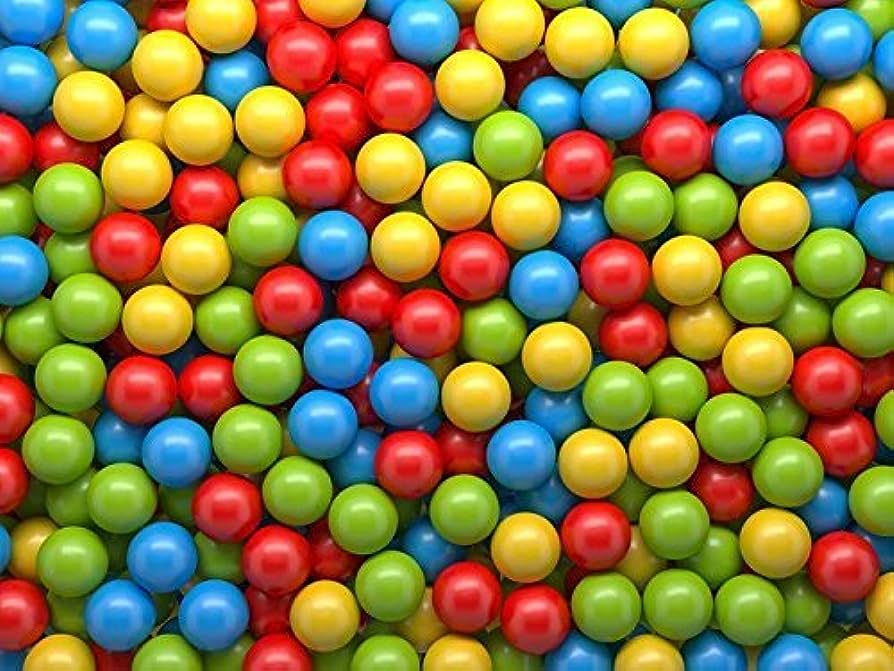
%> input picture RGBImageExample.jpg, 894 x 671 px
$ octave performing_operations_on_image.m   (GNU Octave 9; MATLAB toolbox functions it lacks are replaced by stand-ins)
%> lines starting %> are read from the running program, lines starting %| are printed output that depends on the picture; in (x1, y1, x2, y2) boxes, pixels count from 0 and x2, y2 are one past the last pixel; in counts of white or black regions, pixels touching at a corner belong together; the program's own positions count from 1
% Expt 2: To perfor, operation on images
%importing the images
clc;
close all;
clear all;
figure(1);
subplot(2,2,1);
%to read the image
A = imread('RGBImageExample.jpg');
%> A is the input picture: size 671x894x3 uint8; mean R, G, B 136.6, 118.6, 66.7
imshow(A)
title('Orignal image');
%to decompose the image
subplot(2,2,2);
R = A(:,:,1);
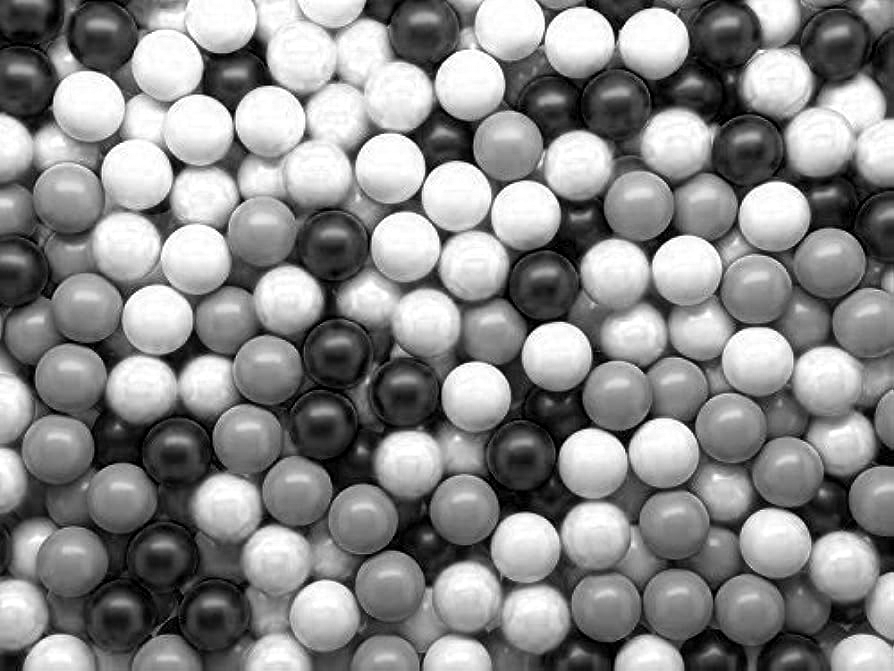
%> R: size 671x894 uint8; min 0, max 255, mean 136.6
imshow(R);
title('R channel image');

subplot(2,2,3);
G = A(:,:,2);
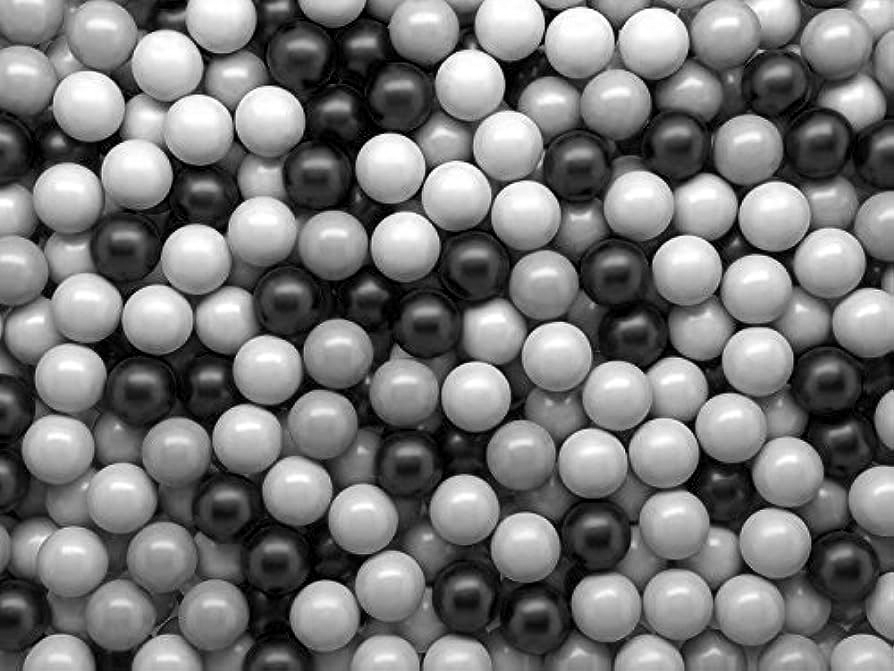
%> G: size 671x894 uint8; min 0, max 255, mean 118.6
imshow(G);
title('G channel image');

subplot(2,2,4);
B = A(:,:,3);
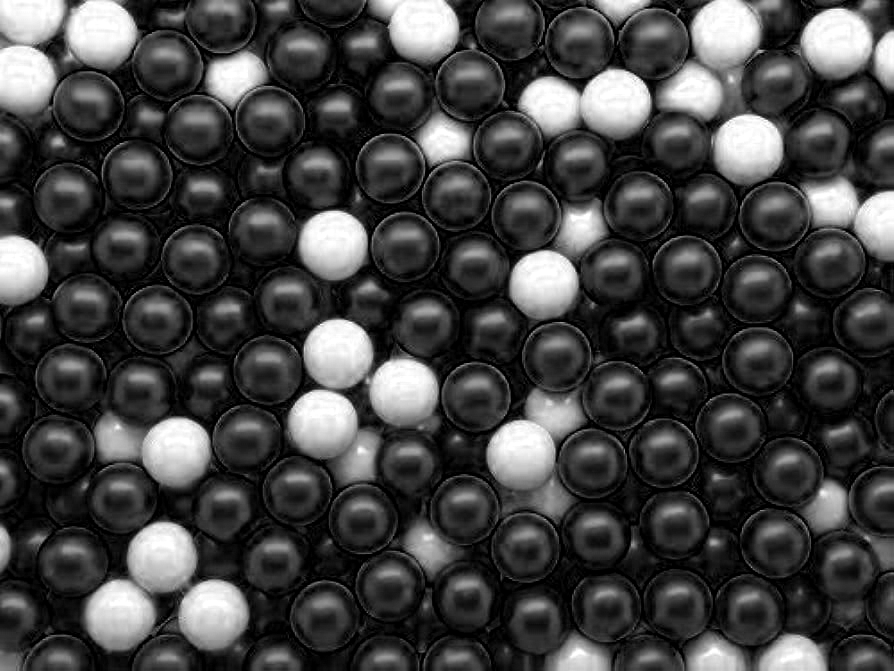
%> B: size 671x894 uint8; min 0, max 255, mean 66.7
imshow(B);
title('B channel image');

%binarization
figure(2);
subplot(2,2,1);
A = imread('RGBImageExample.jpg');
imshow(A)
title('Orignal image');

subplot(2,2,2);
R_B=imbinarize(R);
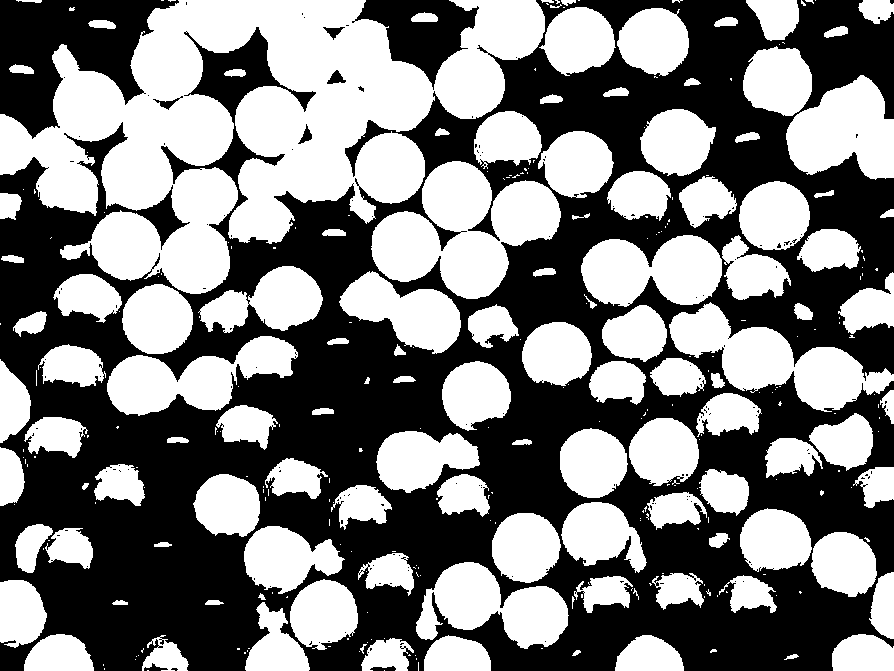
%> R_B: size 671x894 logical; 49.2% white; 309 white regions (194 under 20 px), largest, box (x1, y1, x2, y2) and area: (0, 0, 545, 294) 79635, (371, 161, 561, 299) 14903, (669, 302, 894, 412) 10062
imshow(R_B);
title('Binarized R channel');

subplot(2,2,3);
G_B=imbinarize(G);
%> G_B: size 671x894 logical; 53.4% white; 129 black regions (123 under 20 px), largest, box (x1, y1, x2, y2) and area: (0, 0, 894, 671) 277897, (0, 9, 70, 59) 1209, (64, 0, 90, 8) 119, (824, 656, 832, 671) 75, (547, 382, 568, 388) 52, (702, 533, 707, 544) 27
imshow(G_B);
title('Binarized G channel');

subplot(2,2,4);
B_B=imbinarize(B);
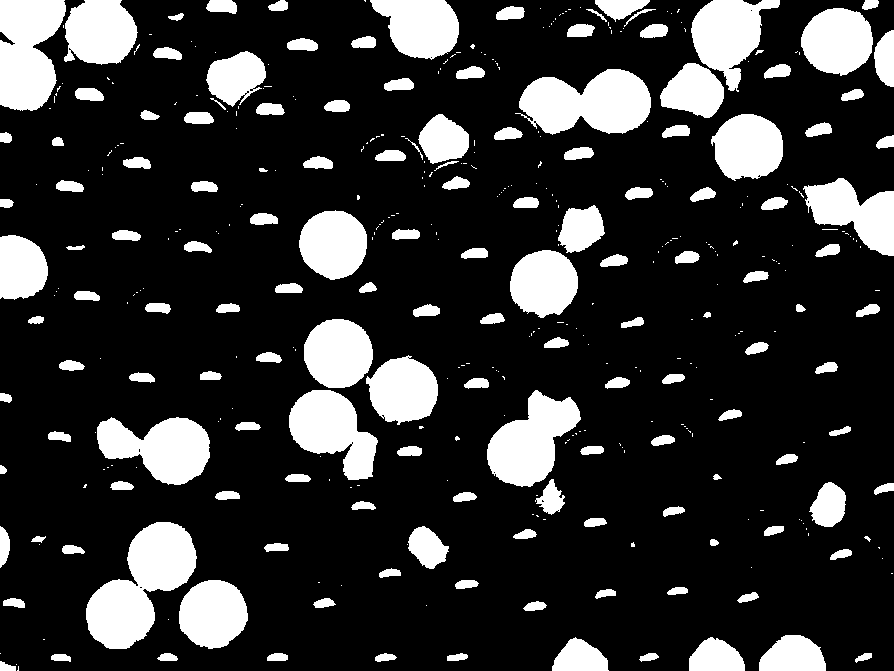
%> B_B: size 671x894 logical; 19.7% white; 414 white regions (264 under 20 px), largest, box (x1, y1, x2, y2) and area: (86, 522, 197, 649) 7445, (515, 69, 651, 135) 6198, (0, 0, 66, 111) 5709
imshow(B_B);
title('Binarized B channel');

%Performing arithematic operations

figure(3);
subplot(2,2,1);
A_add=imadd(R_B,G_B);
imshow(A_add);
title('Addition');

subplot(2,2,2);
A_subtract=imsubtract(R_B,G_B);
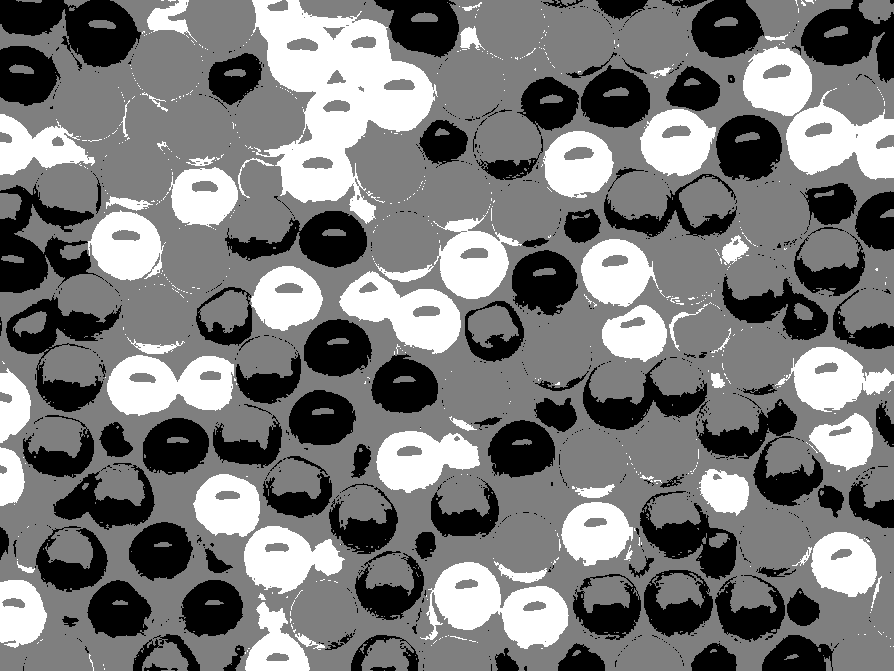
%> A_subtract: size 671x894 double; min -1, max 1, mean -0.0415; drawn with min black and max white
imshow(A_subtract);
title('Subtraction');

subplot(2,2,3);
A_multiply=immultiply(R_B,G_B);
%> A_multiply: size 671x894 logical; 30.4% white; 352 white regions (197 under 20 px), largest, box (x1, y1, x2, y2) and area: (101, 94, 233, 209) 8971, (52, 44, 125, 141) 4514, (131, 30, 203, 101) 3959
imshow(A_multiply);
title('Multiplication');

subplot(2,2,4);
A_divide=imadd(R_B,G_B);
imshow(A_divide);
title('Division');

%Logical operations
figure(4);
subplot(2,2,1);
A_and= R_B&G_B;
imshow(A_and);
title('Anding');

subplot(2,2,2);
A_or= R_B|G_B;
%> A_or: size 671x894 logical; 72.2% white; 144 black regions (125 under 20 px), largest, box (x1, y1, x2, y2) and area: (0, 0, 894, 671) 150185, (161, 27, 316, 238) 3980, (14, 122, 190, 254) 3880
imshow(A_or);
title('Oring');

subplot(2,2,3);
A_xor= xor(R_B,G_B);
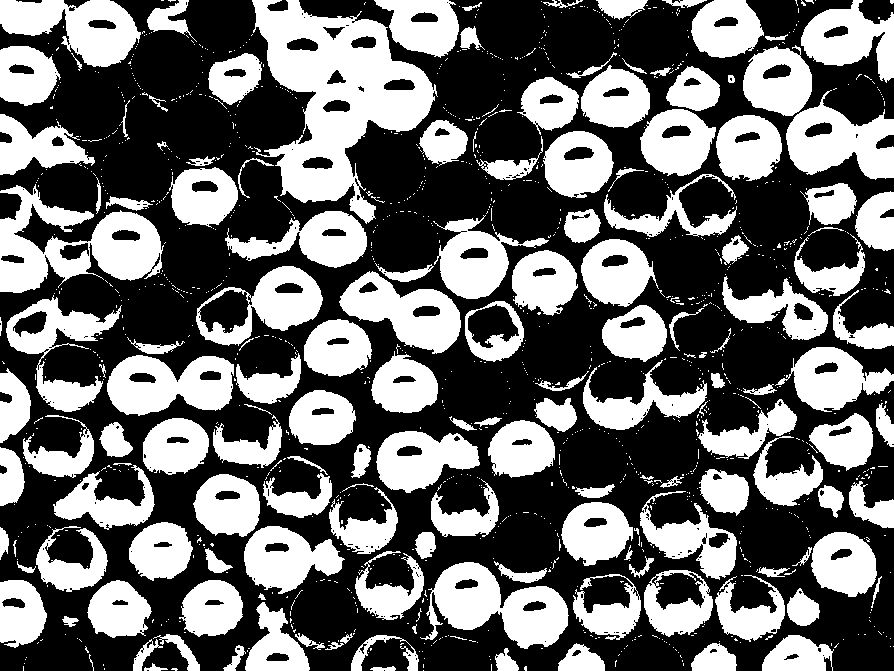
%> A_xor: size 671x894 logical; 41.8% white; 1261 white regions (1101 under 20 px), largest, box (x1, y1, x2, y2) and area: (252, 0, 438, 224) 18713, (0, 184, 164, 293) 8727, (420, 562, 569, 649) 6676
imshow(A_xor);
title('Xoring');

subplot(2,2,4);
A_complement= ~R_B;
imshow(A_complement);
title('Complementing');

%Expanding the image
figure(5);
subplot(2,2,1);
imshow(R_B);

subplot(2,2,2);
%> (the run ends here)
